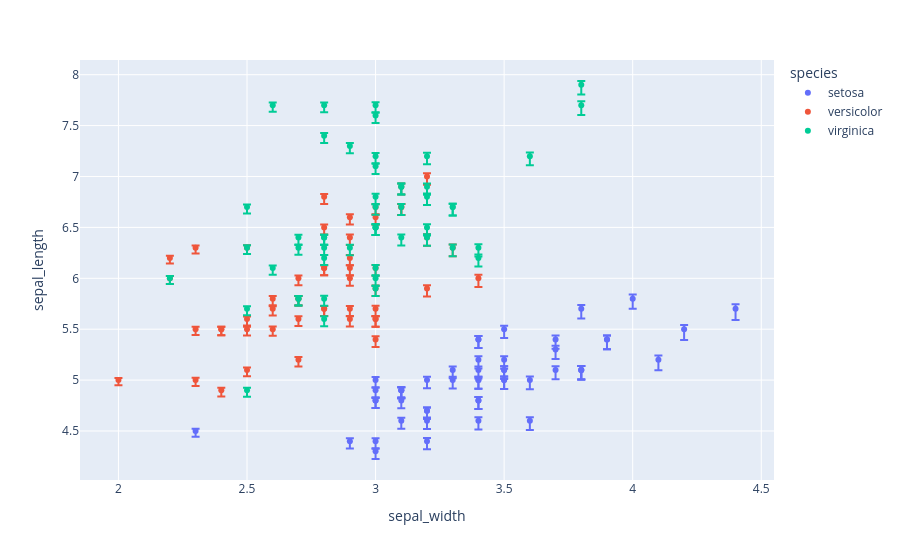

Here is the notebook cell this chart was saved with:
### Code cell
import plotly.express as px
df = px.data.iris()
df["e_plus"] = df["sepal_width"]/100
df["e_minus"] = df["sepal_width"]/40
fig = px.scatter(df, x="sepal_width", y="sepal_length", color="species",
                 error_y="e_plus", error_y_minus="e_minus")
fig.show()
